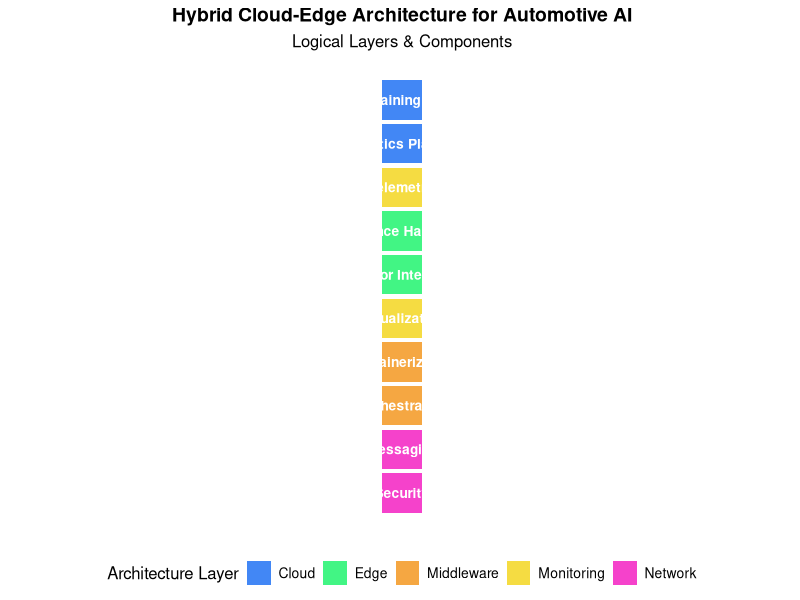
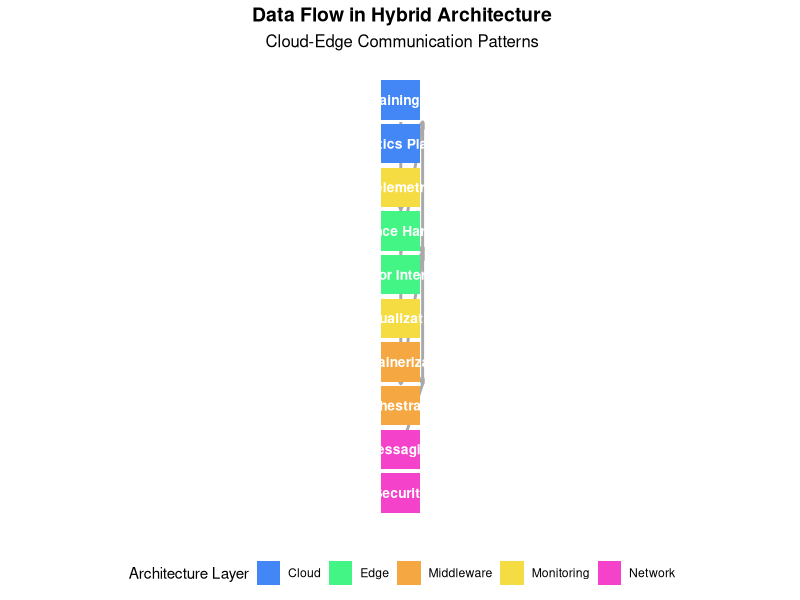
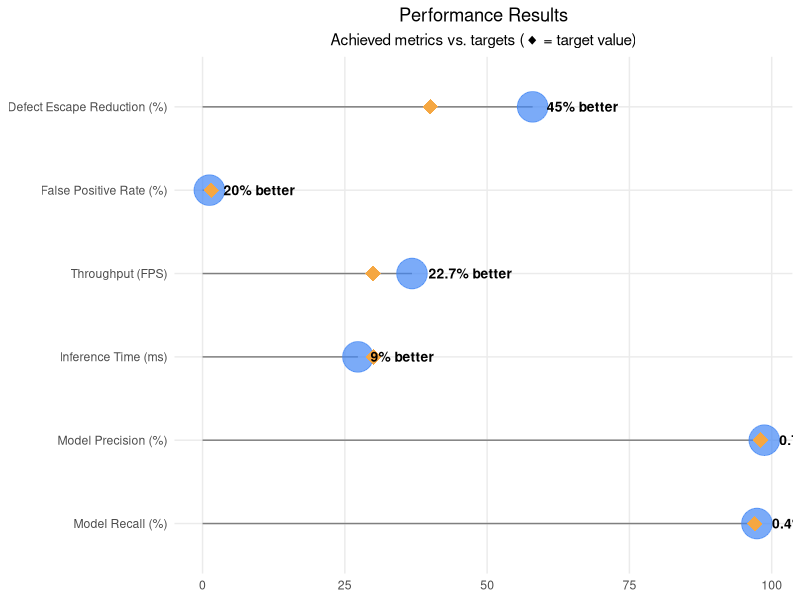
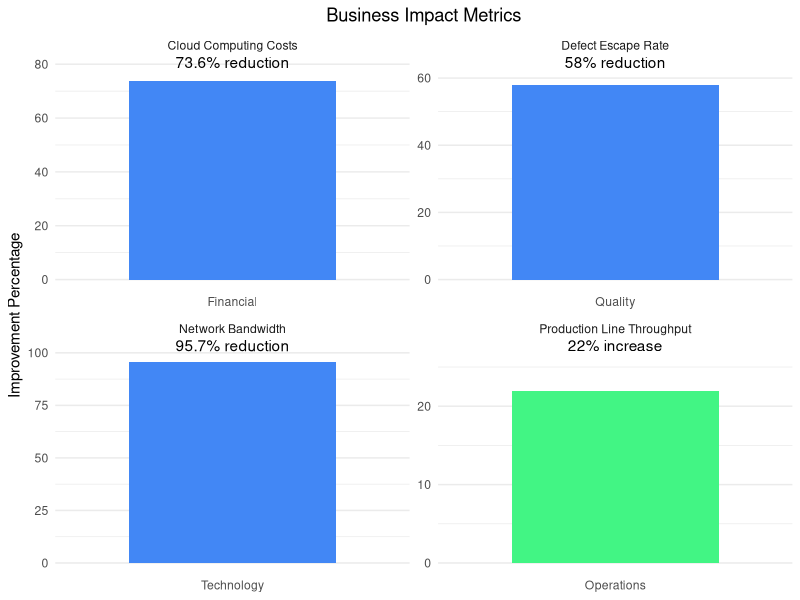
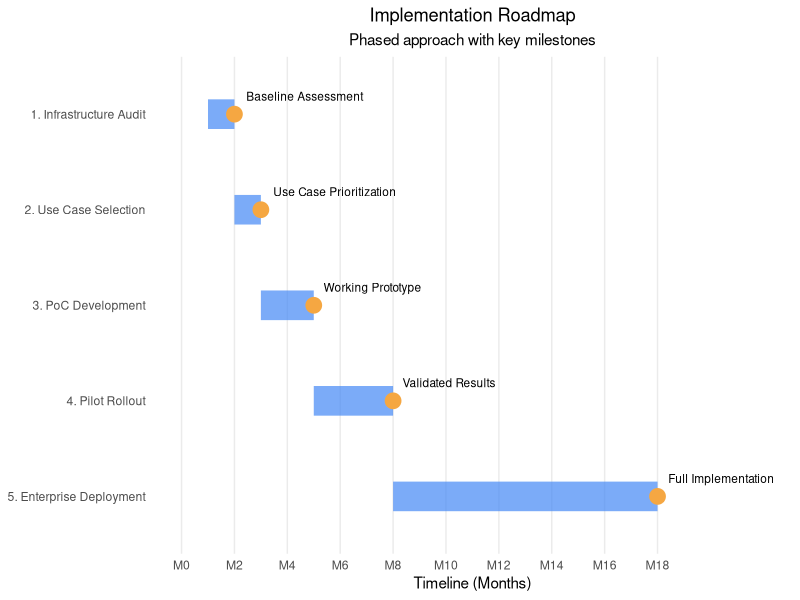

Generate these figures, in order, with R:
## ---- chunk 1
#| label: fig-architecture
#| fig-cap: "Hybrid Cloud-Edge Architecture for Automotive AI"
#| warning: false
#| echo: false
#| message: false

# Load required libraries
library(ggplot2)
library(dplyr)
library(tidyr)
library(ggtext)
library(gridExtra)

# Create data frame for the architecture layers
architecture_data <- data.frame(
  Layer = c("Cloud", "Cloud", "Edge", "Edge", "Middleware", "Middleware", "Network", "Network", "Monitoring", "Monitoring"),
  Component = c("Model Training Platform", "Analytics Platform", "Inference Hardware", "Sensor Interface", 
                "Containerization", "Orchestration", "Messaging", "Security", "Telemetry", "Visualization"),
  Role = c("Deep learning model development, training, and versioning", 
           "Centralized reporting, cross-facility analysis",
           "Real-time AI processing at data source",
           "Data acquisition from production equipment",
           "Consistent deployment across environments", 
           "Deployment coordination and scaling",
           "Asynchronous communication between components", 
           "Authentication, encryption, authorization",
           "Performance data collection", 
           "System health dashboards"),
  Implementation = c("AWS SageMaker, Azure ML", 
                     "AWS QuickSight, Power BI", 
                     "NVIDIA Jetson Xavier NX, Intel NCS2",
                     "Industrial cameras, sensors",
                     "Docker, Kubernetes, Azure IoT Edge", 
                     "K3s, KubeEdge",
                     "MQTT, Apache Kafka", 
                     "mTLS, certificate management, OAuth 2.0",
                     "Prometheus, InfluxDB", 
                     "Grafana, Datadog"),
  y_position = c(10, 9, 7, 6, 4, 3, 2, 1, 8, 5)
)

# Create a color palette for the layers
layer_colors <- c(
  "Cloud" = "#4287f5",       # Blue
  "Edge" = "#42f584",        # Green
  "Middleware" = "#f5a742",  # Orange
  "Network" = "#f542cb",     # Pink
  "Monitoring" = "#f5dc42"   # Yellow
)

# Create the main architecture diagram
ggplot(architecture_data, aes(x = 1, y = y_position, fill = Layer)) +
  geom_tile(aes(width = 0.9, height = 0.9)) +
  geom_text(aes(label = Component), fontface = "bold", color = "white", size = 3.5) +
  scale_fill_manual(values = layer_colors) +
  theme_minimal() +
  theme(
    axis.text = element_blank(),
    axis.title = element_blank(),
    panel.grid = element_blank(),
    plot.title = element_text(hjust = 0.5, size = 14, face = "bold"),
    plot.subtitle = element_text(hjust = 0.5, size = 12),
    legend.position = "bottom",
    legend.title = element_text(size = 12),
    legend.text = element_text(size = 10)
  ) +
  labs(
    title = "Hybrid Cloud-Edge Architecture for Automotive AI",
    subtitle = "Logical Layers & Components",
    fill = "Architecture Layer"
  ) +
  coord_fixed(ratio = 1)
## ---- chunk 2
#| label: fig-data-flow
#| fig-cap: "Data Flow in Hybrid Cloud-Edge Architecture"
#| warning: false
#| echo: false
#| message: false

# Create a diagram showing data flow between components
flow_data <- data.frame(
  x = c(1, 1, 1, 1, 1.5, 1.5, 1.5),
  y = c(9.5, 7.5, 6.5, 3.5, 9.5, 6.5, 3.5),
  xend = c(1, 1, 1.5, 1.5, 1.5, 1.5, 1),
  yend = c(7.5, 3.5, 9.5, 6.5, 6.5, 3.5, 2),
  group = c(1, 2, 3, 4, 5, 6, 7)
)

ggplot() +
  geom_segment(data = flow_data, 
               aes(x = x, y = y, xend = xend, yend = yend, group = group),
               arrow = arrow(length = unit(0.2, "cm")), 
               size = 1, 
               color = "darkgrey") +
  geom_tile(data = architecture_data, 
            aes(x = 1, y = y_position, fill = Layer),
            width = 0.9, height = 0.9) +
  geom_text(data = architecture_data, 
            aes(x = 1, y = y_position, label = Component), 
            fontface = "bold", color = "white", size = 3.5) +
  scale_fill_manual(values = layer_colors) +
  theme_minimal() +
  theme(
    axis.text = element_blank(),
    axis.title = element_blank(),
    panel.grid = element_blank(),
    plot.title = element_text(hjust = 0.5, size = 14, face = "bold"),
    plot.subtitle = element_text(hjust = 0.5, size = 12),
    legend.position = "bottom"
  ) +
  labs(
    title = "Data Flow in Hybrid Architecture",
    subtitle = "Cloud-Edge Communication Patterns",
    fill = "Architecture Layer"
  ) +
  coord_fixed(ratio = 1)
## ---- chunk 3
#| label: tbl-architecture-components
#| tbl-cap: "Deployment Architecture Components and Specifications"
#| warning: false
#| echo: false
#| message: false

# Create a data frame for the component details
component_details <- architecture_data %>%
  select(Layer, Component, Role, Implementation) %>%
  rename(`Implementation Examples` = Implementation) %>%
  arrange(Layer, Component)

# Add key considerations column
component_details$`Key Considerations` <- c(
  "Cost optimization through spot instances, efficient dataset management",
  "Data warehouse integration, real-time dashboard updates",
  "Power requirements, thermal management, industrial hardening",
  "Signal preprocessing, hardware durability, calibration",
  "Image optimization, security scanning, versioning",
  "Lightweight implementations for edge constraints",
  "Low overhead, quality of service options, persistence",
  "Defense in depth, zero trust principles",
  "Storage efficiency, retention policies",
  "Alert configuration, custom visualizations"
)

# Display as a formatted table
knitr::kable(component_details)
## ---- chunk 4
#| label: fig-poc-results
#| fig-cap: "PoC Performance Results vs Target Metrics"
#| warning: false
#| echo: false
#| message: false

library(ggplot2)
library(dplyr)

# Create data for PoC results
poc_results <- data.frame(
  Metric = c("Inference Time (ms)", "Throughput (FPS)", "Model Precision (%)", 
             "Model Recall (%)", "False Positive Rate (%)", "Defect Escape Reduction (%)"),
  Achieved = c(27.3, 36.8, 98.7, 97.4, 1.2, 58.0),
  Target = c(30.0, 30.0, 98.0, 97.0, 1.5, 40.0)
)

# Calculate achievement percentage for color coding
poc_results$Achievement <- ifelse(
  poc_results$Metric %in% c("Inference Time (ms)", "False Positive Rate (%)"),
  poc_results$Target / poc_results$Achieved, # Lower is better
  poc_results$Achieved / poc_results$Target  # Higher is better
)

# Create achievement labels
poc_results$Label <- ifelse(
  poc_results$Metric %in% c("Inference Time (ms)", "False Positive Rate (%)"),
  paste0(round((1 - poc_results$Achieved / poc_results$Target) * 100, 1), "% better"),
  paste0(round((poc_results$Achieved / poc_results$Target - 1) * 100, 1), "% better")
)

# For metrics where lower is better, we need to adjust
poc_results$Label[poc_results$Metric %in% c("Inference Time (ms)", "False Positive Rate (%)")] <- 
  ifelse(
    poc_results$Achieved[poc_results$Metric %in% c("Inference Time (ms)", "False Positive Rate (%)")] < 
    poc_results$Target[poc_results$Metric %in% c("Inference Time (ms)", "False Positive Rate (%)")],
    poc_results$Label[poc_results$Metric %in% c("Inference Time (ms)", "False Positive Rate (%)")],
    paste0(round((poc_results$Achieved[poc_results$Metric %in% c("Inference Time (ms)", "False Positive Rate (%)")] / 
                  poc_results$Target[poc_results$Metric %in% c("Inference Time (ms)", "False Positive Rate (%)")] - 1) * 100, 1), "% worse")
  )

# Create the plot
ggplot(poc_results, aes(x = reorder(Metric, Achievement))) +
  geom_segment(aes(y = 0, yend = Achieved, xend = Metric), color = "grey50") +
  geom_point(aes(y = Achieved), color = "#4287f5", size = 10, alpha = 0.7) +
  geom_point(aes(y = Target), color = "#f5a742", shape = 18, size = 5) +
  geom_text(aes(y = Achieved, label = Label),
            hjust = -0.2, size = 3.5, fontface = "bold") +
  coord_flip() +
  labs(
    x = NULL,
    y = NULL,
    title = "Performance Results",
    subtitle = "Achieved metrics vs. targets (◆ = target value)"
  ) +
  theme_minimal() +
  theme(
    plot.title = element_text(hjust = 0.5),
    plot.subtitle = element_text(hjust = 0.5),
    panel.grid.minor = element_blank()
  )
## ---- chunk 5
#| label: fig-business-impact
#| fig-cap: "Business Impact of Hybrid Cloud-Edge Architecture"
#| warning: false
#| echo: false
#| message: false

# Create data for business impact
impact_data <- data.frame(
  Category = c("Quality", "Operations", "Technology", "Financial"),
  Metric = c("Defect Escape Rate", "Production Line Throughput", "Network Bandwidth", "Cloud Computing Costs"),
  Improvement = c(-58, 22, -95.7, -73.6),
  Direction = c("decrease", "increase", "decrease", "decrease")
)

# Set colors based on whether increase or decrease is positive
impact_data$Color <- ifelse(
  impact_data$Direction == "decrease",
  "#4287f5", "#42f584"
)

# Create labels with appropriate signs
impact_data$Label <- ifelse(
  impact_data$Direction == "decrease",
  paste0(abs(impact_data$Improvement), "% reduction"),
  paste0(impact_data$Improvement, "% increase")
)

# Create the plot
ggplot(impact_data, aes(x = Category, y = abs(Improvement), fill = Color)) +
  geom_bar(stat = "identity", position = "dodge", width = 0.7) +
  geom_text(aes(label = Label, y = abs(Improvement) + 5),
            position = position_dodge(width = 0.7),
            vjust = 0) +
  scale_fill_identity() +
  labs(
    x = NULL,
    y = "Improvement Percentage",
    title = "Business Impact Metrics"
  ) +
  theme_minimal() +
  theme(
    plot.title = element_text(hjust = 0.5),
    axis.text.x = element_text(angle = 0),
    panel.grid.major.x = element_blank()
  ) +
  facet_wrap(~Metric, scales = "free")
## ---- chunk 6
#| label: fig-implementation-roadmap
#| fig-cap: "Implementation Roadmap Timeline and Key Milestones"
#| warning: false
#| echo: false
#| message: false

library(ggplot2)
library(dplyr)

# Create data for Gantt chart
phases <- data.frame(
  Phase = c("1. Infrastructure Audit", "2. Use Case Selection", "3. PoC Development", 
            "4. Pilot Rollout", "5. Enterprise Deployment"),
  Start = c(1, 2, 3, 5, 8),
  End = c(2, 3, 5, 8, 18),
  Key_Milestone = c("Baseline Assessment", "Use Case Prioritization", 
                   "Working Prototype", "Validated Results", "Full Implementation")
)

# Create milestones data
milestones <- data.frame(
  Phase = phases$Phase,
  x = c(2, 3, 5, 8, 18),
  y = 1:5,
  Milestone = phases$Key_Milestone
)

# Create the Gantt chart
ggplot() +
  # Add the phase bars
  geom_segment(data = phases, 
               aes(x = Start, xend = End, y = factor(Phase, levels = rev(Phase)), yend = factor(Phase, levels = rev(Phase))),
               size = 10, color = "#4287f5", alpha = 0.7) +
  # Add milestone markers
  geom_point(data = milestones, 
             aes(x = x, y = factor(Phase, levels = rev(Phase))),
             size = 5, color = "#f5a742") +
  geom_text(data = milestones,
            aes(x = x, y = factor(Phase, levels = rev(Phase)), label = Milestone),
            hjust = -0.1, vjust = -1.5, size = 3) +
  # Add month labels
  scale_x_continuous(breaks = seq(0, 18, by = 2),
                    labels = paste0("M", seq(0, 18, by = 2))) +
  labs(
    x = "Timeline (Months)",
    y = NULL,
    title = "Implementation Roadmap",
    subtitle = "Phased approach with key milestones"
  ) +
  theme_minimal() +
  theme(
    plot.title = element_text(hjust = 0.5),
    plot.subtitle = element_text(hjust = 0.5),
    panel.grid.minor.x = element_blank(),
    panel.grid.major.y = element_blank()
  ) +
  # Extend x-axis to show milestone labels
  coord_cartesian(xlim = c(0, 22))
